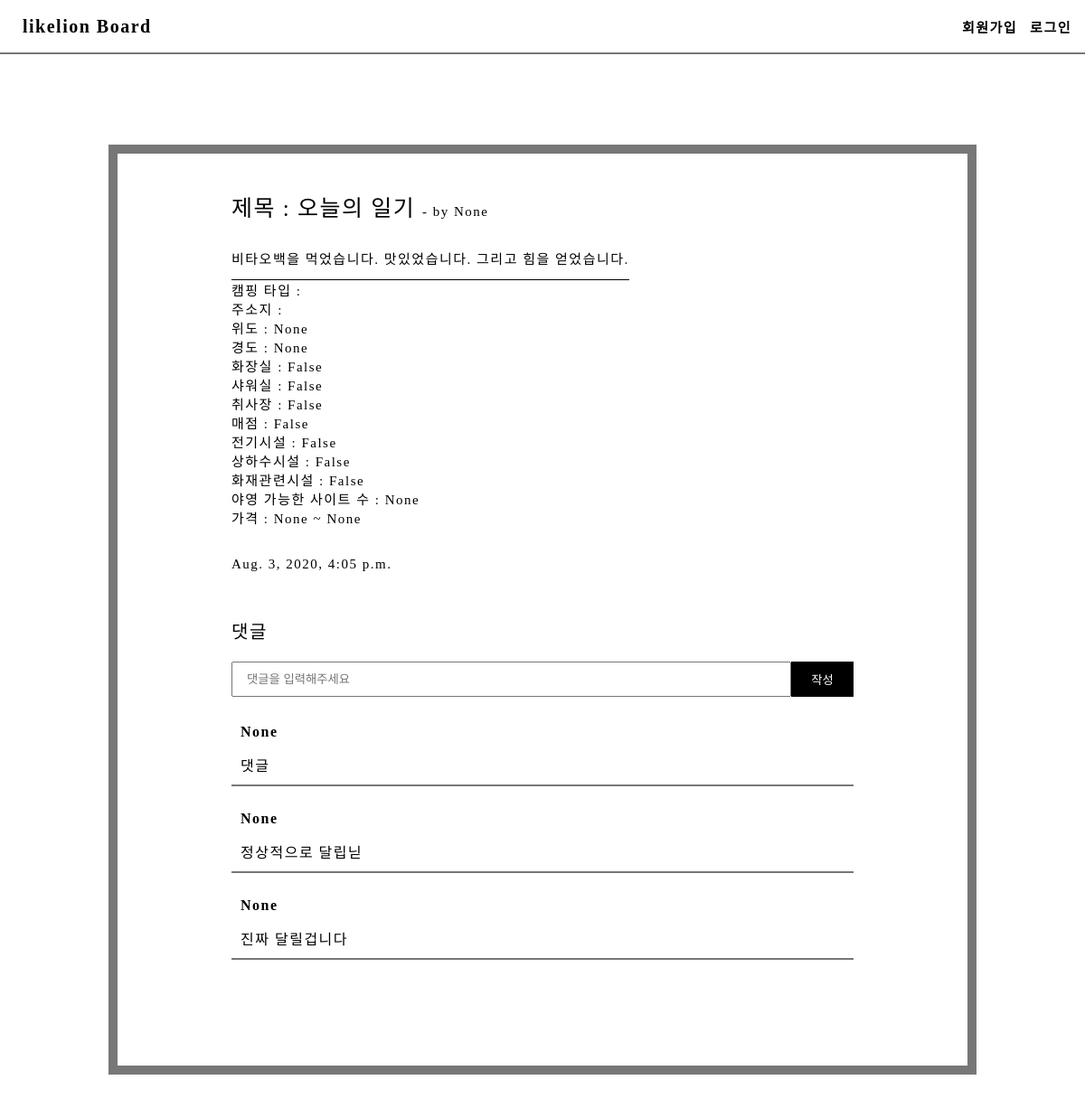
/detail/1, run on the app's committed database.
### board/models.py (models this page shows, shortened)
class Post(models.Model):
    author = models.ForeignKey(settings.AUTH_USER_MODEL,
                               on_delete=models.CASCADE,
                               null=True,
                               related_name="created_posts")
    title = models.CharField("제목", max_length=50)
    camp_type_choice = (
		('백패킹', 'back'),
        ('차박', 'car'),
        ('오토캠핑', 'auto'))
    camp_type = models.CharField("캠프 타입", max_length=20, choices=camp_type_choice)
    desc = models.TextField("내용")     #사진 포함. photo = models.ImageField("사진", blank=True)
    position_latitude = models.FloatField("위도", null=True, blank=True, default=None)
    position_longitude= models.FloatField("경도", null=True, blank=True, default=None)
    address=models.CharField("주소", max_length=200,default = '')
    facility_toilet = models.BooleanField("화장실", default=False)
    facility_showerroom = models.BooleanField("샤워실",default=False)
    facility_cookroom = models.BooleanField("취사장", default=False)
    facility_store = models.BooleanField("매점", default=False)
    facility_electric = models.BooleanField("전기시설", default=False)
    facility_water_sewage = models.BooleanField("상하수시설", default=False)
    facility_fire = models.BooleanField("화재관련시설", default=False)
    capacity = models.FloatField("야영 가능한 사이트 수", null=True, blank=True, default=None)
    price_min=models.FloatField("최소이용가격", null=True, blank=True, default=None)
    price_max=models.FloatField("최대이용가격", null=True, blank=True, default=None)
    like = models.ManyToManyField(settings.AUTH_USER_MODEL,
                                  related_name="liked_posts")
    create_at = models.DateTimeField('처음작성시각', default=timezone.now)

class Comment(models.Model):
    author = models.ForeignKey(settings.AUTH_USER_MODEL,
                               on_delete=models.CASCADE,
                               null=True)
    post = models.ForeignKey(Post, on_delete=models.CASCADE, null=True)
    desc = models.CharField("댓글", max_length=200)
    like = models.ManyToManyField(settings.AUTH_USER_MODEL,
                                  related_name="liked_com")
    create_at = models.DateTimeField('작성시간', default=timezone.now)
    def __str__(self):
        return self.desc

### board/views.py (the view)
# urls.py: path('detail/<int:post_id>', detail, name="detail"),
def detail(request, post_id):
    context = dict()
    detail_post = Post.objects.get(id=post_id)
    context['detail_post'] = detail_post
    context['comment_form'] = CommentForms()
    context['comment_all'] = Comment.objects.filter(post=Post.objects.get(
        id=post_id))
    return render(request, 'detail.html', context)

### board/forms.py
class CommentForms(ModelForm):
    def __init__(self, *args, **kwargs):
        super().__init__(*args, **kwargs)
        self.fields['desc'].widget.attrs.update({
            'autocomplete': 'off',
            'placeholder': '댓글을 입력해주세요'
        })
    class Meta:
        model = Comment
        fields = ("desc", )

### board/templates/detail.html (shortened to what this page needs)
{% extends 'base.html' %}
{%load static%}
{% block extrahead %}
    <link rel="stylesheet" href="{% static 'css/detail.css' %}" type="text/css" />
{% endblock %}
{% block content %}
<div class="container">
<section>
<div class="dt_title">
    제목 : {{detail_post.title}} <span>- by {{detail_post.author}}</span>
</div>
<div class="dt_create_at">
    {{detail_post.create_at}}
</div>
<div class="dt_desc">
    {% autoescape off %}
    {{detail_post.desc}}
    {% endautoescape %}
</div>
<div class="camp_type">
    캠핑 타입 : {{detail_post.camp_type}}
</div>
<div class="position">
    주소지 : {{ detail_post.address }} <br>
    위도 : {{detail_post.position_latitude}} <br>
    경도 : {{detail_post.position_longitude}}
</div>
<div class="facility">
    화장실 : {{ detail_post.facility_toilet }} <br>
    샤워실 : {{ detail_post.facility_showerroom }} <br>
    취사장 : {{ detail_post.facility_cookroom }}<br>
    매점 : {{ detail_post.facility_store }} <br>
    전기시설 : {{ detail_post.facility_electric }} <br>
    상하수시설 : {{ detail_post.facility_water_sewage }}<br>
    화재관련시설 : {{ detail_post.facility_fire }}<br>
</div>
<div class="capacity">
    야영 가능한 사이트 수 : {{ detail_post.capacity }}
</div>
<div class="price">
    가격 : {{ detail_post.price_min }} ~ {{ detail_post.price_max }}
</div>
</section>
<form method="post" action="{% url 'create_comment' detail_post.id  %}">
    <div class="com_label">{{comment_form.desc.label}}</div>
    <div class="com_input_container">
        {{comment_form.desc}}
        <input class="com_submit" type="submit" value="작성"/>
    </div>
</form>
{% for com in comment_all%}
<div class="com_row">
       <span class="com_author">{{com.author}}
        </span>
       <div class="com_desc">{{com}}
        </div>
</div>
    <br>
{%endfor%}
</div>
{%endblock%}

### basestatic/css/base.css (style rules this page uses)
html { font-size:10px; text-decoration: none; letter-spacing: 1.5px; }
body { margin:0; }
.container { display:flex; justify-content: space-between; align-items:center; flex-direction: column; width:80%; margin:10rem auto; font-size:1.5rem; position:relative; padding:4rem; box-sizing:border-box; background-color:#777; }
* { box-sizing: border-box; }

### board/static/css/detail.css (style rules this page uses)
.container { padding-bottom:10rem; border:10px solid #777; background-color:white; color:black; }
section { position:relative; margin-bottom:10rem; width:80%; }
.dt_title { font-size:2.5rem; padding-bottom:1rem; margin-bottom:2rem; }
.dt_title span { font-size:1.5rem; }
.dt_desc { display:inline-block; padding-bottom:1rem; border-bottom:1.5px solid black; line-height:1.5; }
.dt_create_at { position:absolute; bottom: -5rem; left:0; }
form { width:80%; }
.com_label { font-size:2.0rem; margin-bottom:2rem; }
.com_input_container { width:100%; display:Flex; margin-bottom:2rem; }
.com_input_container input { flex:1; padding:1rem 1.5rem; }
.com_input_container .com_submit { border:none; flex:unset; width:10%; background-color:black; color:white; cursor:pointer; }
.com_row { border-bottom:2px solid #777; width:80%; display:flex; flex-direction:column; box-sizing:border-box; padding:1rem; }
.com_desc { flex:1; font-size:1.6rem; }
.com_author { font-weight:bold; font-size:1.6rem; margin-bottom:1.5rem; }

### data on the page
Post: title "오늘의 일기", author "None", create_at "Aug. 3, 2020, 4:05 p.m.", desc "비타오백을 먹었습니다. 맛있었습니다. 그리고 힘을 얻었습니다.", position_latitude "None", position_longitude "None", facility_toilet "False", facility_showerroom "False", facility_cookroom "False", facility_store "False", facility_electric "False", facility_water_sewage "False", facility_fire "False", capacity "None", price_min "None", price_max "None"
Comment: author "None", desc "댓글"
Comment: author "None", desc "정상적으로 달립닏"
Comment: author "None", desc "진짜 달릴겁니다"

### other printed values
{{ comment_form.desc.label }} "댓글"
